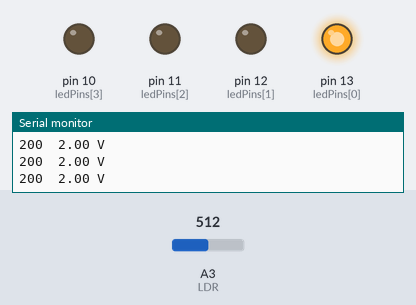
This sketch was run on a simulated Arduino Uno, built with avr-gcc and run on an emulated ATmega328P. On the bench: output pins drawn as LEDs (lit = HIGH), the last lines printed to the serial monitor. Inputs (shaded band) come from the test bench; at power-on: A3 (LDR) = 512.

Above: at 1.2 s.
1.3 s: A3 (LDR) set to 529
2.8 s: A3 (LDR) set to 553
At 3.2 s:
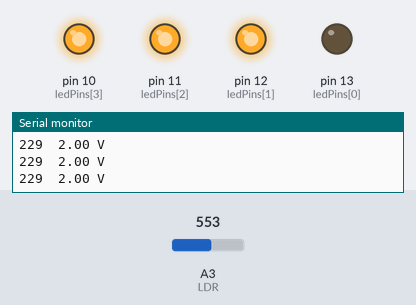
4.3 s: A3 (LDR) set to 716
At 4.8 s:
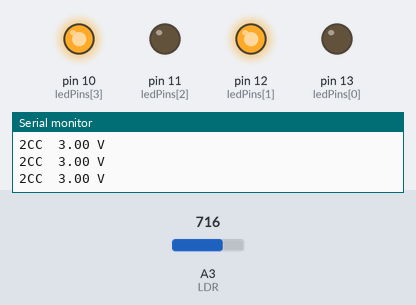
5.8 s: A3 (LDR) set to 767
At 6.4 s:
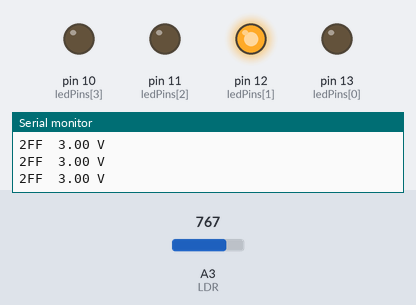
7.3 s: A3 (LDR) set to 122
At 8.0 s:
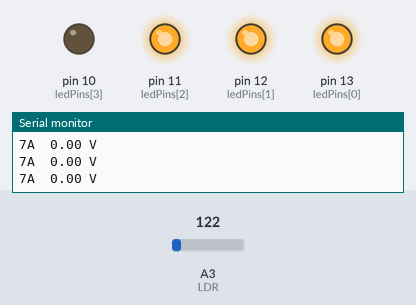
8.8 s: A3 (LDR) set to 76
10.7 s: A3 (LDR) set to 63
At 11.5 s:
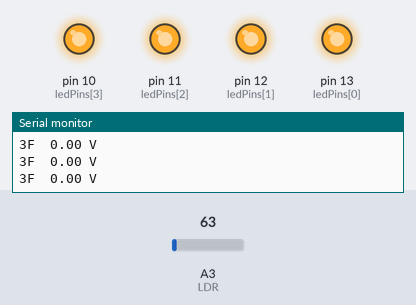
Timing chart, 0 to 13.2 s (numbered marks = the images above; inputs shaded):
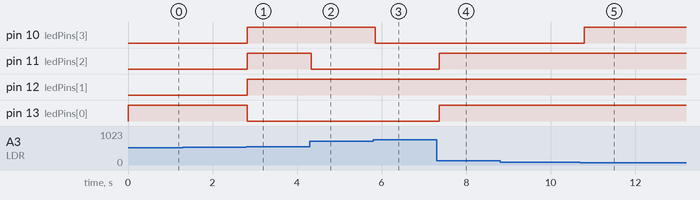

Measured:
- the behaviour switches between 545 and 546 on A3 (LDR) (found by bisection; images 0 and 1)
- the behaviour switches between 750 and 751 on A3 (LDR) (found by bisection; images 2 and 3)
- the behaviour switches between 69 and 68 on A3 (LDR) (found by bisection; images 4 and 5)
- after the input at 2.8 s, pin 10 (ledPins[3]), pin 11 (ledPins[2]), pin 12 (ledPins[1]): LOW → HIGH at once; pin 13 (ledPins[0]): HIGH → LOW at once
- after the input at 4.3 s, pin 11 (ledPins[2]): HIGH → LOW at once
- after the input at 5.8 s, pin 10 (ledPins[3]): HIGH → LOW after 0.05 s
- after the input at 7.3 s, pin 11 (ledPins[2]), pin 13 (ledPins[0]): LOW → HIGH after 0.06 s
- after the input at 10.7 s, pin 10 (ledPins[3]): LOW → HIGH after 0.09 s

The sketch:

aufgabe2_3.ino
```cpp
const int LDR = A3;
const int ledPins[] = {13, 12, 11, 10};                      // Ein Array für LEDs erstellt
const int numLeds = sizeof(ledPins);                         // Größe des Arrays
const int Amax = 1023;                                       // Maximale Wertebereich des AD-Wandlers ??
const int Umax = 5;                                          // Maximale Wertebereich der Spannung    ??
const int ledMax = 15;                                       // Maximale Wertebereich der LEDs (4 Bit)??


void setup() {
  for (int i = 0; i < numLeds; i++){
    pinMode(ledPins[i], OUTPUT);                             // Pins 10-13 werden als Outputs deklariert
  }
  pinMode(LDR, INPUT);
  Serial.begin(9600);                                       // ??
}

void setLED(int value){
    for (int n=0; n< numLeds; n++) {                         // Zählt Bitstellen und Pinnr. für LED
    if(bitRead(value, n)) digitalWrite(n+10, LOW);    // Wenn Bit an Stelle n 1 ist, schalte LED an
    else digitalWrite(n+10, HIGH);                    // Wenn Bit an Stelle n 0 ist, schalte LED aus
  }
}

void loop() {
  int wert = analogRead(LDR);                                // speichert analogwert von LDR
  double volt = map(wert, 0, Amax, 0, Umax);                 // umrechnet den wert von (0-Amax) auf (0-Umax)
  double value = map(wert, 0, Amax, 0, ledMax);              // umrechnet den wert von (0-Amax) auf (0-ledmax)
  setLED(value);                                             // steuert LED-Helligkeit

  Serial.print(wert, HEX);
  Serial.print("\t");
  Serial.print(volt, 2);
  Serial.println(" V");
  delay(100);                                                // Wiederholt den Vorgang 10 mal pro Sekunde
}
```
